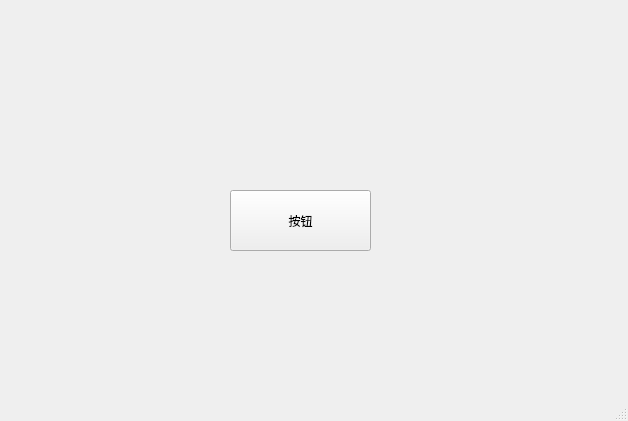
<?xml version="1.0" encoding="UTF-8"?>
<ui version="4.0">
 <class>MainWindow</class>
 <widget class="QMainWindow" name="MainWindow">
  <property name="geometry">
   <rect>
    <x>0</x>
    <y>0</y>
    <width>628</width>
    <height>421</height>
   </rect>
  </property>
  <property name="windowTitle">
   <string>MainWindow</string>
  </property>
  <widget class="QWidget" name="centralwidget">
   <widget class="QPushButton" name="pushButton">
    <property name="geometry">
     <rect>
      <x>230</x>
      <y>190</y>
      <width>141</width>
      <height>61</height>
     </rect>
    </property>
    <property name="text">
     <string>按钮</string>
    </property>
   </widget>
  </widget>
  <widget class="QMenuBar" name="menubar">
   <property name="geometry">
    <rect>
     <x>0</x>
     <y>0</y>
     <width>628</width>
     <height>25</height>
    </rect>
   </property>
  </widget>
  <widget class="QStatusBar" name="statusbar"/>
 </widget>
 <resources/>
 <connections/>
</ui>
